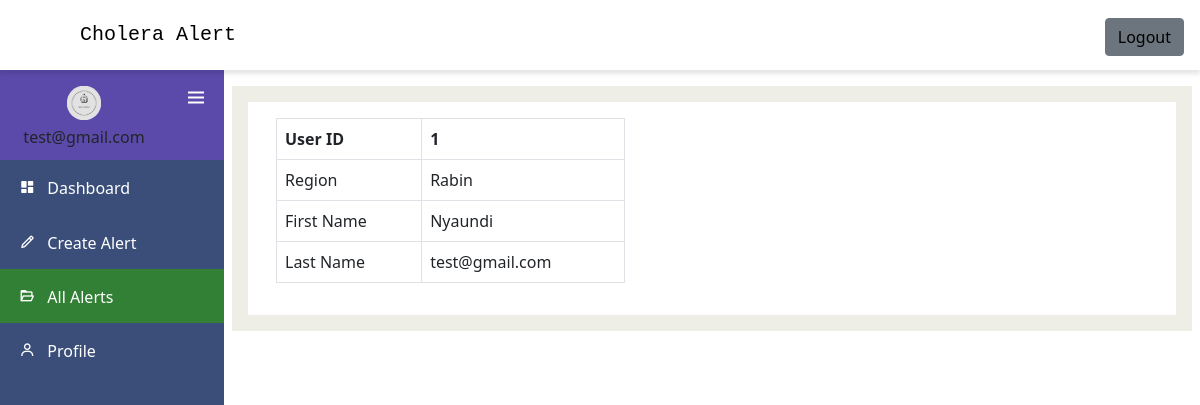
/profile.php (signed in), run on the app's committed database.
### tables this page shows
CREATE TABLE `zeta_users` (
  `user_id` int(11) NOT NULL,
  `Firstname` varchar(255) NOT NULL,
  `Lastname` varchar(255) NOT NULL,
  `Email` varchar(255) NOT NULL,
  `Password` varchar(255) NOT NULL,
  `user_type` int(11) NOT NULL
);

### profile.php (the view, shortened to what this page needs)
<?php
include('includes/dbConnect.php');
$user_id = $_SESSION['id'];
$query = "SELECT * FROM `zeta_users` WHERE `user_id`  = '$user_id'";
$result = $conn->query($query);
if(isset($_SESSION['username']) && isset($_SESSION['loggedin'])){ ?>
<!DOCTYPE html>
<html lang="en">
<head>
    <link href="https://cdn.jsdelivr.net/npm/bootstrap@5.0.0-beta3/dist/css/bootstrap.min.css" rel="stylesheet">
    <link rel="stylesheet" href="https://cdnjs.cloudflare.com/ajax/libs/font-awesome/4.7.0/css/font-awesome.min.css">
    <link href='https://unpkg.com/boxicons@2.0.7/css/boxicons.min.css' rel='stylesheet'>
    <link rel="stylesheet" href="css/style.css">
</head>
<body>
    <div class="wrapper">
        <header class="top-header">
            <nav class="navbar navbar-light">
                <div class="logo">
                    <a class="navbar-brand logo" href="">
                        Cholera Alert
                    </a>
                </div>
                <div class="nav-collapse show-nav" id="nav-collapse">
                    <ul class="mynav">
                        <li class="nav-item">
                            <a class="nav-link" href="http://"></a>
                        </li>
                        <li class="nav-item">
                            <a class="nav-link" href="http://"></a>
                        </li>
                        <li class="nav-item">
                            <a class="nav-link" href="http://"></a>
                        </li>
                        <li class="nav-item left">
                            <a class="btn btn-secondary" class="nav-link" href="includes/logout.php">Logout</a>
                        </li>
                    </ul>
                </div>
            </nav>
        </header>
        <aside>
            <div class="sidebar">
                <div class="aside_logo">
                    <div class="image-aside">
                        <img class="aside-image" src="images/logo/Report-cholera-logos.jpeg" alt="cholera alert logo">
                        <?php echo $_SESSION['username']; ?>
                    </div>
                    <div class="menu">
                        <i class='bx bx-menu'></i>
                    </div>
                </div>
                <div class="list">
                    <ul>
                        <li class="aside-list-item">
                            <i class='bx bxs-dashboard'></i>
                            <a href="index.php" class="aside-link">Dashboard</a>
                        </li>
                        <li class="aside-list-item" id="btn_Create">
                            <i class='bx bx-pencil'></i>
                            <a href="" class="aside-link">Create Alert</a>
                        </li>
                        <li class="aside-list-item active">
                            <i class='bx bx-folder-open'></i>
                            <a href="allAlerts.php" class="aside-link">All Alerts</a>
                        </li>
                        <li class="aside-list-item">
                            <i class='bx bx-user'></i>
                            <a href="profile.php" class="aside-link">Profile</a>
                        </li>
                    </ul>
                </div>
            </div>
        </aside>
        <div class="main-content">
           <div class="container-fluid">
              <div style="background-color: #ffff; padding:1rem" class="row view_alert">
              <div class="col-md-5">
                  <table class="table table-bordered">
                      <?php
                      while($row = $result->fetch_Assoc()){
                      ?>
                        <tr>
                            <th scope="row">User ID</th>
                            <th scope="row"><?php echo $row['user_id']; ?></th>
                        </tr>
                        <tr>
                            <td>Region</td>
                            <td><?php echo $row['Firstname']; ?></td>
                        </tr>
                        <tr>
                            <td>First Name</td>
                            <td><?php echo $row['Lastname']; ?></td>
                        </tr>
                        <tr>
                            <td>Last Name </td>
                            <td><?php echo $row['Email']; ?></td>
                        </tr>
                        <?php } ?>
                  </table>
              </div>
              </div>
           </div>
        </div>
    </div>
</body>
</html>
<?php
    }
    else{
        echo 'Failed. Not logged in';
        header('Location: index.php');
    }
?>

### css/style.css (style rules this page uses)
body { box-sizing: border-box; }
li { list-style: none; text-decoration: none; }
a { text-decoration: none; color: #000!important; }
header { position: fixed; width: 100%; top: 0; left: 0; z-index: 100; }
nav { background-color: #ffffff!important; padding: 1rem; justify-content: space-between; display: flex!important; box-shadow: 0 4px 4px rgba(0, 0, 0, .1); }
.logo { margin: 0 0 0 2rem; font-family: 'Courier New', Courier, monospace; }
.show-nav { top: -100%; }
@media only screen and (min-width: 768px) { .navbar { display: -webkit-flex!important; } }
@media only screen and (min-width: 768px) { .nav-collapse { position: relative; display: flex!important; top: 10px; justify-content: flex-end; left: 0; width: 30%; padding: 0; z-index: 100; } }
@media only screen and (min-width: 768px) { .nav-collapse ul { display: -webkit-flex!important; } }
@media only screen and (min-width: 768px) { .mynav .left { margin-left: 30rem; } }
aside { background-color: #3b4e79; min-width: none; height: calc(100% - 70px); width: 14rem; position: fixed; left: 0; margin-top: 70px; }
.aside_logo { width: 100%; background-color: #5c4aaa; justify-content: center; text-align: center; display: flex; }
.image-aside { padding: .7rem; }
.aside_logo img { border-radius: 50%; padding: .3rem; }
.aside-image { width: 30%; }
.menu { padding: 1rem; }
.menu i { font-size: 1.5rem; color: #ffffff; }
.main-content { background-color: rgb(238, 238, 231); max-width: 100%; width: calc(100% - 15rem); position: absolute; left: 14.5rem; top: 70px; padding: 1rem; margin: 1rem auto; }
.list > ul { padding: 0px!important; margin: 0px!important; }
.list >ul a { color: #fff!important; }
.aside-list-item { cursor: pointer; background-color: #3b4e79; padding: .7rem; }
.active { background-color: #318035; }
.aside-list-item i { color: #ffffff; padding: .5rem; }

### data on the page
zeta_users: user_id "1", Firstname "Rabin", Lastname "Nyaundi", Email "test@gmail.com"

### other printed values
$_SESSION['username'] "test@gmail.com"
